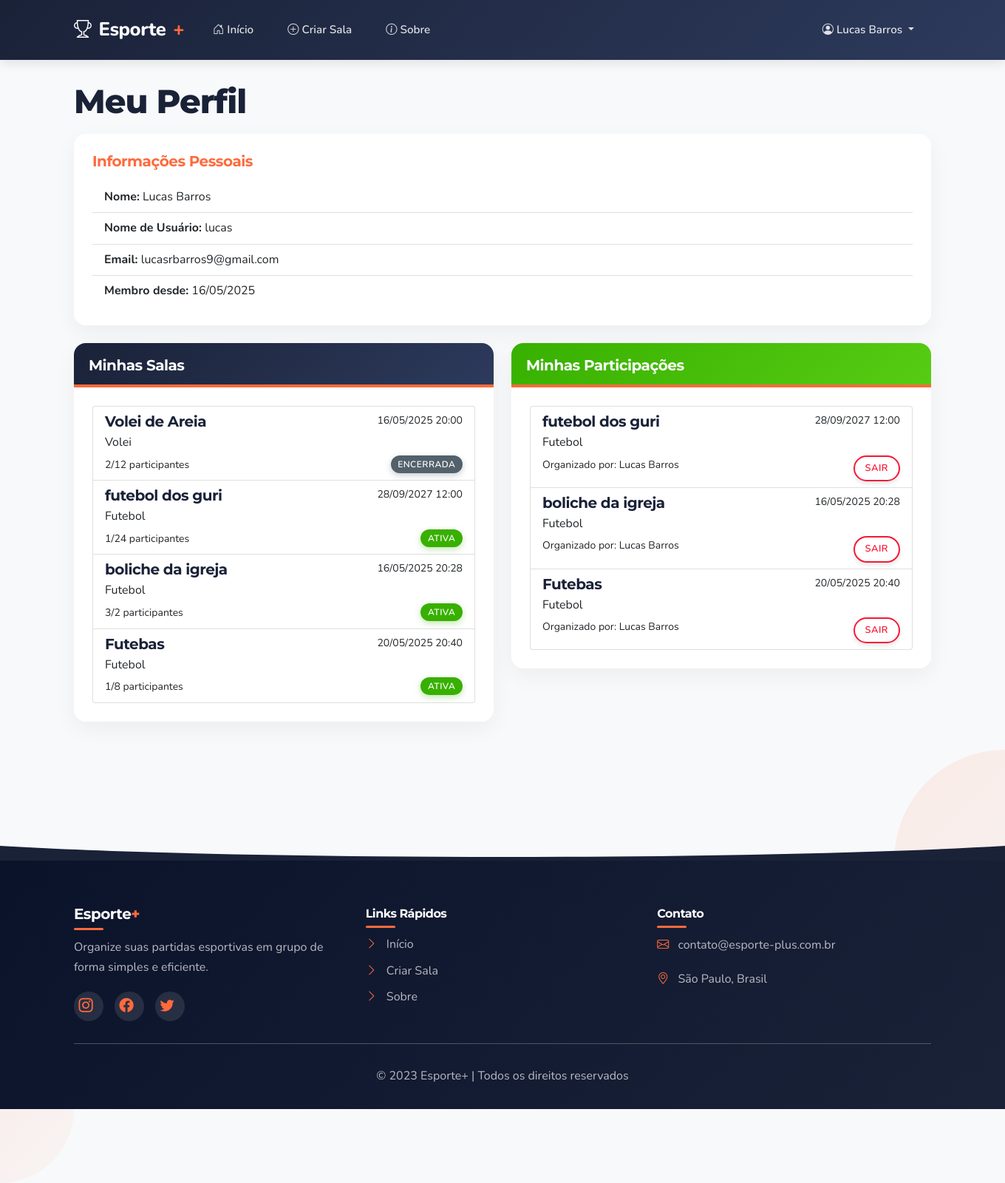
/auth/perfil (signed in), run on the app's committed database.
### app/models/models.py (models this page shows, shortened)
class User(db.Model, UserMixin):
    __tablename__ = 'users'
    id = db.Column(db.Integer, primary_key=True)
    username = db.Column(db.String(50), unique=True, nullable=False)
    email = db.Column(db.String(100), unique=True, nullable=False)
    password_hash = db.Column(db.String(200), nullable=False)
    name = db.Column(db.String(100), nullable=False)
    created_at = db.Column(db.DateTime, default=datetime.utcnow)
    is_active = db.Column(db.Boolean, default=True)
    rooms_created = db.relationship('Room', backref='creator', lazy=True, foreign_keys='Room.creator_id')
    participations = db.relationship('Participant', backref='user', lazy=True)

class Room(db.Model):
    __tablename__ = 'rooms'
    id = db.Column(db.Integer, primary_key=True)
    name = db.Column(db.String(100), nullable=False)
    sport = db.Column(db.String(50), nullable=False)
    date = db.Column(db.DateTime, nullable=False)
    max_participants = db.Column(db.Integer, nullable=False)
    description = db.Column(db.Text, nullable=True)
    link_code = db.Column(db.String(10), unique=True, nullable=False)
    created_at = db.Column(db.DateTime, default=datetime.utcnow)
    is_active = db.Column(db.Boolean, default=True)
    creator_id = db.Column(db.Integer, db.ForeignKey('users.id'), nullable=False)
    is_private = db.Column(db.Boolean, default=False)
    location = db.Column(db.String(200), nullable=True)
    city = db.Column(db.String(100), nullable=False)
    valor = db.Column(db.Float, nullable=False, default=0.0)  # Valor por participante
    participants = db.relationship('Participant', backref='room', lazy=True)
    def get_active_participants(self):
        return [p for p in self.participants if p.is_active]

class Participant(db.Model):
    __tablename__ = 'participants'
    id = db.Column(db.Integer, primary_key=True)
    user_id = db.Column(db.Integer, db.ForeignKey('users.id'), nullable=False)
    room_id = db.Column(db.Integer, db.ForeignKey('rooms.id'), nullable=False)
    registered_at = db.Column(db.DateTime, default=datetime.utcnow)
    is_active = db.Column(db.Boolean, default=True)
    checked_in = db.Column(db.Boolean, default=False)
    pagamento_status = db.Column(db.String(20), default='pendente')  # pendente, pago, cancelado
    pagamento_data = db.Column(db.DateTime, nullable=True)
    pagamento_metodo = db.Column(db.String(50), nullable=True)
    observacoes = db.Column(db.Text, nullable=True)

### app/controllers/auth_routes.py (the view)
@auth_bp.route('/perfil')
@login_required
def profile():
    rooms_created = current_user.rooms_created
    participations = db.session.query(Participant, Room).join(Room).filter(
        Participant.user_id == current_user.id,
        Participant.is_active == True
    ).all()
    return render_template('auth/profile.html',
                          rooms_created=rooms_created,
                          participations=participations)

### app/__init__.py (called while the page is built)
def create_app():
    app = Flask(__name__)
    app.config['SECRET_KEY'] = os.environ.get('SECRET_KEY', 'chave_secreta_padrao')
    app.config['SQLALCHEMY_DATABASE_URI'] = 'sqlite:///esportes.db'
    app.config['SQLALCHEMY_TRACK_MODIFICATIONS'] = False
    db.init_app(app)
    login_manager.init_app(app)
    from app.controllers.main_routes import main_bp
    from app.controllers.room_routes import room_bp
    from app.controllers.auth_routes import auth_bp
    from app.controllers.admin_controller import admin_bp
    app.register_blueprint(main_bp)
    app.register_blueprint(room_bp)
    app.register_blueprint(auth_bp)
    app.register_blueprint(admin_bp)
    from app.models.models import User
    @login_manager.user_loader
    def load_user(user_id):
        return User.query.get(int(user_id))
    with app.app_context():
        db.create_all()
    return app

### app/templates/auth/profile.html (shortened to what this page needs)
{% extends 'layout.html' %}
{% block content %}
<div class="row">
    <div class="col-md-12">
        <h1>Meu Perfil</h1>
        <div class="card mb-4">
            <div class="card-body">
                <h5 class="card-title">Informações Pessoais</h5>
                <ul class="list-group list-group-flush">
                    <li class="list-group-item"><strong>Nome:</strong> {{ current_user.name }}</li>
                    <li class="list-group-item"><strong>Nome de Usuário:</strong> {{ current_user.username }}</li>
                    <li class="list-group-item"><strong>Email:</strong> {{ current_user.email }}</li>
                    <li class="list-group-item"><strong>Membro desde:</strong> {{ current_user.created_at.strftime('%d/%m/%Y') }}</li>
                </ul>
            </div>
        </div>
    </div>
</div>
<div class="row">
    <div class="col-md-6">
        <div class="card">
            <div class="card-header bg-primary text-white">
                <h5 class="mb-0">Minhas Salas</h5>
            </div>
            <div class="card-body">
                {% if rooms_created %}
                    <div class="list-group">
                        {% for room in rooms_created %}
                            <a href="{{ url_for('room.view_room', link_code=room.link_code) }}" class="list-group-item list-group-item-action">
                                <div class="d-flex w-100 justify-content-between">
                                    <h5 class="mb-1">{{ room.name }}</h5>
                                    <small>{{ room.date.strftime('%d/%m/%Y %H:%M') }}</small>
                                </div>
                                <p class="mb-1">{{ room.sport }}</p>
                                <small>{{ room.get_active_participants()|length }}/{{ room.max_participants }} participantes</small>
                                {% if room.is_active %}
                                    <span class="badge bg-success float-end">Ativa</span>
                                {% else %}
                                    <span class="badge bg-secondary float-end">Encerrada</span>
                                {% endif %}
                            </a>
                        {% endfor %}
                    </div>
                {% else %}
                    <p class="text-muted">Você ainda não criou nenhuma sala.</p>
                    <a href="{{ url_for('room.create_room') }}" class="btn btn-primary">Criar Sala</a>
                {% endif %}
            </div>
        </div>
    </div>
    <div class="col-md-6">
        <div class="card">
            <div class="card-header bg-success text-white">
                <h5 class="mb-0">Minhas Participações</h5>
            </div>
            <div class="card-body">
                {% if participations %}
                    <div class="list-group">
                        {% for participant, room in participations %}
                            <a href="{{ url_for('room.view_room', link_code=room.link_code) }}" class="list-group-item list-group-item-action">
                                <div class="d-flex w-100 justify-content-between">
                                    <h5 class="mb-1">{{ room.name }}</h5>
                                    <small>{{ room.date.strftime('%d/%m/%Y %H:%M') }}</small>
                                </div>
                                <p class="mb-1">{{ room.sport }}</p>
                                <small>Organizado por: {{ room.creator.name }}</small>
                                <button class="btn btn-sm btn-outline-danger float-end"
                                        onclick="if(confirm('Tem certeza que deseja sair desta sala?')) window.location.href='{{ url_for('room.leave_room', link_code=room.link_code) }}'">
                                    Sair
                                </button>
                            </a>
                        {% endfor %}
                    </div>
                {% else %}
                    <p class="text-muted">Você ainda não está participando de nenhuma sala.</p>
                    <a href="{{ url_for('main.index') }}" class="btn btn-success">Encontrar Salas</a>
                {% endif %}
            </div>
        </div>
    </div>
</div>
{% endblock %}

### app/templates/layout.html (shortened to what this page needs)
<!DOCTYPE html>
<html lang="pt-BR">
<head>
    <link href="https://cdn.jsdelivr.net/npm/bootstrap@5.1.3/dist/css/bootstrap.min.css" rel="stylesheet">
    <link rel="stylesheet" href="https://cdn.jsdelivr.net/npm/bootstrap-icons@1.8.1/font/bootstrap-icons.css">
    <link rel="stylesheet" href="{{ url_for('static', filename='css/style.css') }}">
    <link rel="stylesheet" href="https://unpkg.com/aos@next/dist/aos.css" />
</head>
<body>
    <nav class="navbar navbar-expand-lg navbar-dark sticky-top">
        <div class="container">
            <a class="navbar-brand" href="{{ url_for('main.index') }}">
                <i class="bi bi-trophy"></i>Esporte<span class="text-secondary">+</span>
            </a>
            <div class="collapse navbar-collapse" id="navbarNav">
                <ul class="navbar-nav me-auto">
                    <li class="nav-item">
                        <a class="nav-link {% if request.path == url_for('main.index') %}active{% endif %}" href="{{ url_for('main.index') }}">
                            <i class="bi bi-house-door"></i> Início
                        </a>
                    </li>
                    {% if current_user.is_authenticated %}
                    <li class="nav-item">
                        <a class="nav-link {% if request.path == url_for('room.create_room') %}active{% endif %}" href="{{ url_for('room.create_room') }}">
                            <i class="bi bi-plus-circle"></i> Criar Sala
                        </a>
                    </li>
                    {% endif %}
                    <li class="nav-item">
                        <a class="nav-link {% if request.path == url_for('main.about') %}active{% endif %}" href="{{ url_for('main.about') }}">
                            <i class="bi bi-info-circle"></i> Sobre
                        </a>
                    </li>
                </ul>
                <ul class="navbar-nav">
                    {% if current_user.is_authenticated %}
                        <li class="nav-item dropdown">
                            <a class="nav-link dropdown-toggle" href="#" id="navbarDropdown" role="button" data-bs-toggle="dropdown" aria-expanded="false">
                                <i class="bi bi-person-circle"></i> {{ current_user.name }}
                            </a>
                        </li>
                    {% endif %}
                </ul>
            </div>
        </div>
    </nav>
    <div class="container main-container">
        <div class="fade-in content-visible">
            {% block content %}{% endblock %}
        </div>
    </div>
    <footer class="footer">
        <div class="circle-decoration top-right"></div>
        <div class="circle-decoration bottom-left"></div>
        <div class="container">
            <div class="row">
                <div class="col-md-4">
                    <h5>Esporte<span class="text-secondary">+</span></h5>
                    <p>Organize suas partidas esportivas em grupo de forma simples e eficiente.</p>
                    <div class="social-icons mt-3">
                        <a href="#" class="social-icon"><i class="bi bi-instagram"></i></a>
                        <a href="#" class="social-icon"><i class="bi bi-facebook"></i></a>
                        <a href="#" class="social-icon"><i class="bi bi-twitter"></i></a>
                    </div>
                </div>
                <div class="col-md-4">
                    <h6>Links Rápidos</h6>
                    <ul class="list-unstyled">
                        <li><a href="{{ url_for('main.index') }}"><i class="bi bi-chevron-right"></i> Início</a></li>
                        <li><a href="{{ url_for('room.create_room') }}"><i class="bi bi-chevron-right"></i> Criar Sala</a></li>
                        <li><a href="{{ url_for('main.about') }}"><i class="bi bi-chevron-right"></i> Sobre</a></li>
                    </ul>
                </div>
                <div class="col-md-4">
                    <h6>Contato</h6>
                    <p>
                        <i class="bi bi-envelope"></i> contato@esporte-plus.com.br
                    </p>
                    <p>
                        <i class="bi bi-geo-alt"></i> São Paulo, Brasil
                    </p>
                </div>
            </div>
            <hr>
            <div class="row">
                <div class="col-md-12 text-center">
                    <p class="mb-0">
                        &copy; 2023 Esporte+ | Todos os direitos reservados
                    </p>
                </div>
            </div>
        </div>
    </footer>
</body>
</html>

### data on the page
User: name "Lucas Barros", username "lucas", email "lucasrbarros9@gmail.com", created_at "16/05/2025"
Room: name "Volei de Areia", date "16/05/2025 20:00", sport "Volei", get_active_participants|length "2", max_participants "12", is_active "ENCERRADA"
Room: name "futebol dos guri", date "28/09/2027 12:00", sport "Futebol", get_active_participants|length "1", max_participants "24", is_active "ATIVA"
Room: name "boliche da igreja", date "16/05/2025 20:28", sport "Futebol", get_active_participants|length "3", max_participants "2", is_active "ATIVA"
Room: name "Futebas", date "20/05/2025 20:40", sport "Futebol", get_active_participants|length "1", max_participants "8", is_active "ATIVA"
Participant: name "futebol dos guri", date "28/09/2027 12:00", sport "Futebol", creator.name "Lucas Barros"
Participant: name "boliche da igreja", date "16/05/2025 20:28", sport "Futebol", creator.name "Lucas Barros"
Participant: name "Futebas", date "20/05/2025 20:40", sport "Futebol", creator.name "Lucas Barros"
